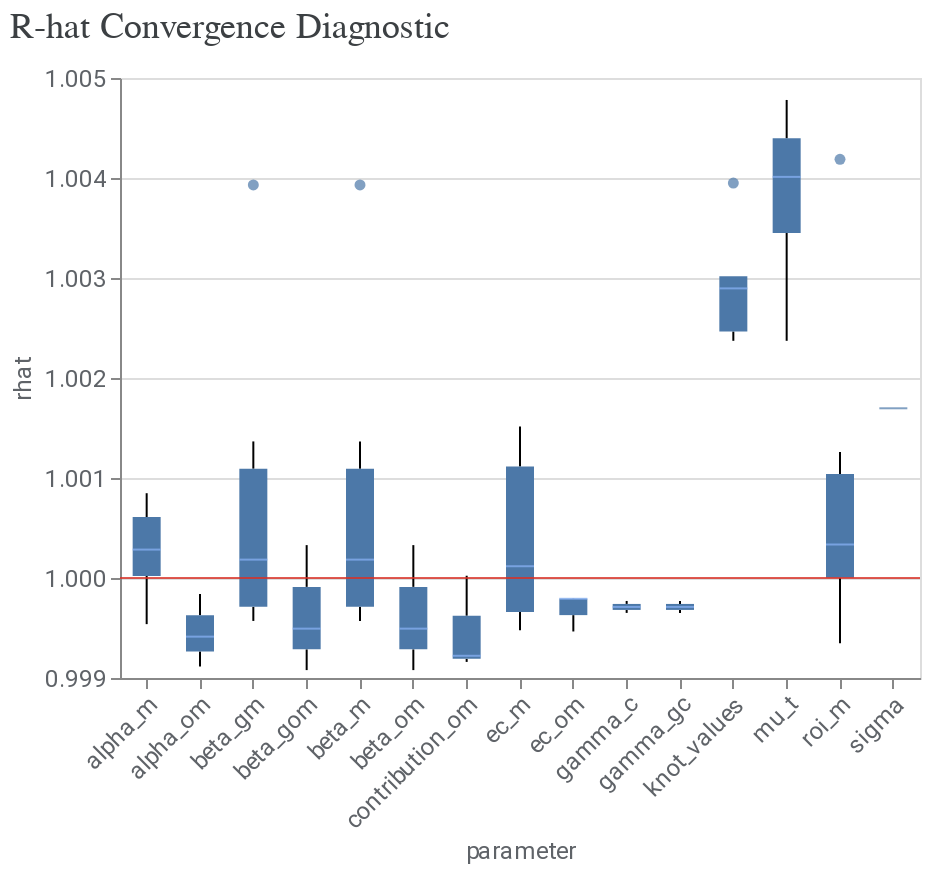

Source (notebook cell):
### Code cell
model_diagnostics = visualizer.ModelDiagnostics(mmm)
model_diagnostics.plot_rhat_boxplot()

### Figure 1 — Vega-Lite specification as saved in the notebook (floating-point values rounded to 4 significant figures; data arrays with more than 128 entries replaced by an {"elided": "..."} marker saying what was removed)
{"config": {"view": {"continuousWidth": 300, "continuousHeight": 300}, "axis": {"labelColor": "#5F6368", "labelFont": "Roboto", "labelFontSize": 12, "titleColor": "#5F6368", "titleFont": "Roboto", "titleFontSize": 12, "titleFontWeight": "normal"}}, "layer": [{"data": {"name": "data-616ce85ea69863fcc74d1dbffd595cb0"}, "mark": {"type": "boxplot", "median": {"color": "#8AB4F8"}, "outliers": {"filled": true}}, "encoding": {"x": {"axis": {"labelAngle": -45}, "field": "parameter", "type": "nominal"}, "y": {"field": "rhat", "scale": {"zero": false}, "type": "quantitative"}}}, {"data": {"name": "empty"}, "mark": {"type": "rule", "color": "#D93025", "opacity": 0.8}, "encoding": {"y": {"datum": 1}}}], "title": {"text": "R-hat Convergence Diagnostic", "anchor": "start", "color": "#3C4043", "font": "Google Sans Display", "fontSize": 18, "fontWeight": "normal", "offset": 10}, "width": 400, "$schema": "https://vega.github.io/schema/vega-lite/v5.20.1.json", "datasets": {"data-616ce85ea69863fcc74d1dbffd595cb0": {"elided": "390 records"}, "empty": [{}]}}
